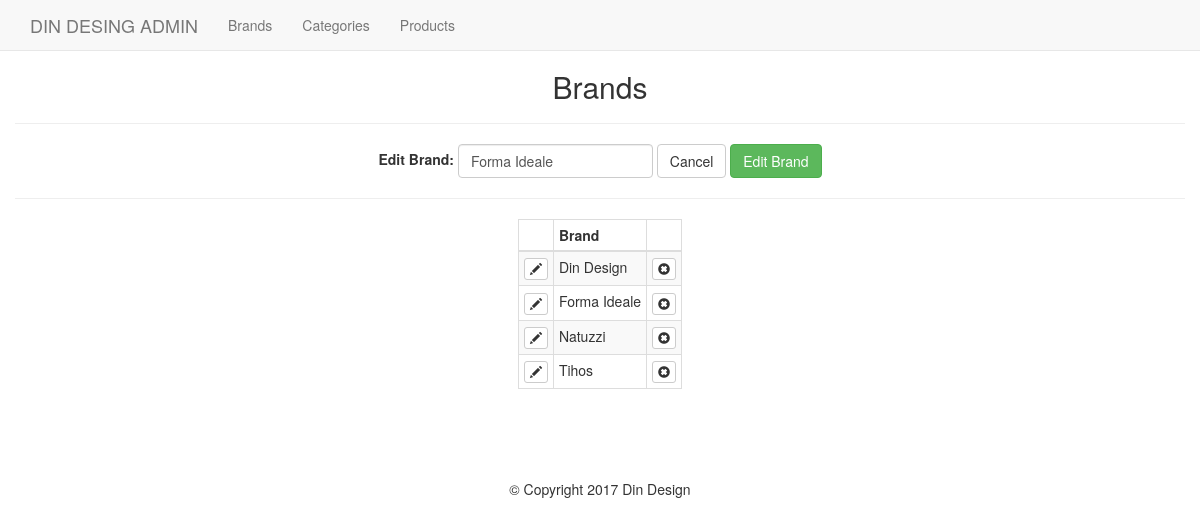
Screenshot of /admin/brands.php?edit=2 with the database file from the repository.
### tables this page shows
CREATE TABLE `brand` (
  `id` int(11) NOT NULL,
  `brand` varchar(255) NOT NULL
);

### helpers/helpers.php (called while the page is built, shortened)
<?php
	function sanitize($dirty){
		return htmlentities($dirty, ENT_QUOTES, "UTF-8");
	}
 ?>

### admin/brands.php (the view, shortened to what this page needs)
<?php
	require_once '../core/init.php';
	include 'includes/head.php';
	include 'includes/navigation.php';
	$upit = "SELECT * FROM brand ORDER BY brand";
	$results = $connection->query($upit);
	if (isset($_GET['edit']) && !empty($_GET['edit'])) {
		$edit_id = (int)$_GET['edit'];
		$edit_id = sanitize($edit_id);
		$upit_edit = "SELECT * FROM brand WHERE id = '$edit_id'";
		$edit_result = $connection->query($upit_edit);
		$eBrand = mysqli_fetch_assoc($edit_result);
	}
 ?>
<h2 class="text-center">Brands</h2><hr>
<div class="text-center">
	<form action="brands.php<?php echo ((isset($_GET['edit']))?'?edit='.$edit_id:'')  ?>" method="POST" class="form-inline">
		<div class="form-group">
			<?php
			$brand_value = '';
			if(isset($_GET['edit'])) {
				$brand_value = $eBrand['brand'];
			} else {
				if (isset($_POST['brand'])) {
					$brand_value = sanitize($_POST['brand']);
				}
			}
			?>
			<label for="brand"><?php echo ((isset($_GET['edit']))?'Edit':'Add a'); ?> Brand:</label>
			<input type="text" name="brand" id="brand" class="form-control" value="<?php echo $brand_value; ?>">
			<?php if(isset($_GET['edit'])) : ?>
				<a href="brands.php" class="btn btn-default">Cancel</a>
			<?php endif; ?>
			<input type="submit" name="add_submit" value="<?php echo ((isset($_GET['edit']))?'Edit':'Add'); ?> Brand" class="btn btn-success">
		</div>
	</form>
</div><hr>
<table class="table table-bordered table-striped table-auto table-condensed">
	<thead>
		<th></th>
		<th>Brand</th>
		<th></th>
	</thead>
	<tbody>
		<?php while ($brand = mysqli_fetch_assoc($results)) : ?>
			<tr>
				<td><a href="brands.php?edit=<?php echo $brand['id']; ?>" class="btn btn-xs btn-default"><span class="glyphicon glyphicon-pencil"></span></a></td>
				<td><?php echo $brand['brand']; ?></td>
				<td><a href="brands.php?delete=<?php echo $brand['id']; ?>" class="btn btn-xs btn-default"><span class="glyphicon glyphicon-remove-sign"></span></a></td>
			</tr>
		<?php endwhile; ?>
	</tbody>
</table>
 <?php
 	include 'includes/footer.php';
  ?>

### css/main.css (style rules this page uses)
body { padding-top: 50px; }
.table-auto { width: auto; margin: 0 auto; }

### rows the page displays
brand: brand "Forma Ideale"
brand: brand "Din Design"
brand: brand "Natuzzi"
brand: brand "Tihos"
